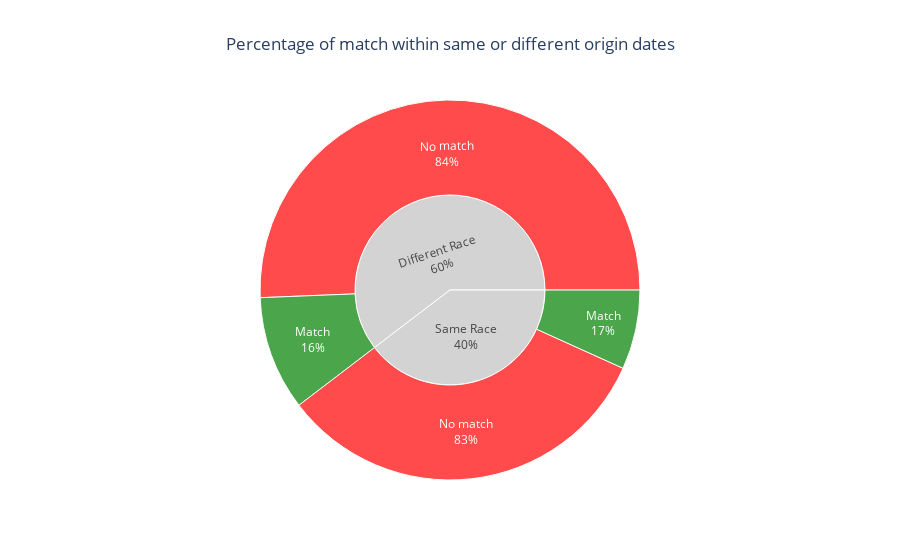

This figure's notebook cell:
### Markdown cell above
Let's see what happened within same origin dates and different origin ones.

### Code cell
fig = px.sunburst(dataset, path=['samerace', 'match'], title="Percentage of match within same or different origin dates",
                color='match', color_discrete_map={'(?)':'lightgrey','Match':'green', 'No match':'red'})
fig.update_layout(title_x = 0.5)
fig.update_traces(textinfo="label+percent parent")
fig.show()

### Figure 1 — Plotly figure (JSON) as saved in the notebook; plotly's stock layout.template omitted (floating-point values rounded to 4 significant figures)
{"data": [{"branchvalues": "total", "customdata": [["No match"], ["No match"], ["(?)"], ["Match"], ["Match"], ["(?)"]], "domain": {"x": [0, 1], "y": [0, 1]}, "hovertemplate": "labels=%{label}<br>count=%{value}<br>parent=%{parent}<br>id=%{id}<br>match=%{customdata[0]}<extra></extra>", "ids": ["Different Race/No match", "Same Race/No match", "Different Race", "Different Race/Match", "Same Race/Match", "Same Race"], "labels": ["No match", "No match", "Different Race", "Match", "Match", "Same Race"], "marker": {"colors": ["red", "red", "lightgrey", "green", "green", "lightgrey"]}, "name": "", "parents": ["Different Race", "Same Race", "", "Different Race", "Same Race", ""], "textinfo": "label+percent parent", "type": "sunburst", "values": [4238, 2750, 5052, 814, 566, 3316]}], "layout": {"legend": {"tracegroupgap": 0}, "title": {"text": "Percentage of match within same or different origin dates", "x": 0.5}}}
